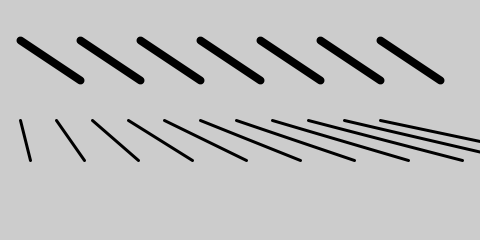
Frame 1 (no input)
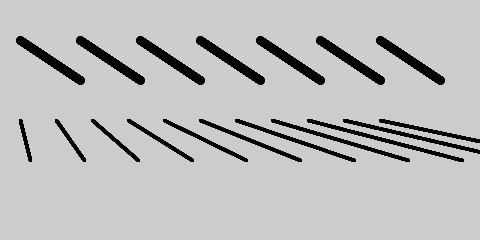
Frame 60 (the mouse pressed at the canvas centre just before this capture)
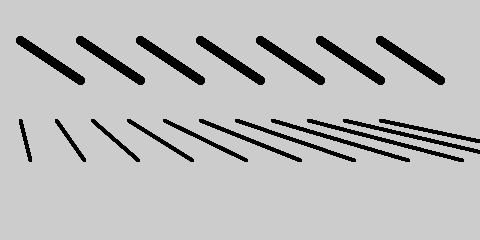
Frame 120 (the mouse held since frame 60 and released just before this capture)

The Processing sketch that drew these frames (run headless with seeded random() and noise(); from frame 60 on, the mouse is pressed at the canvas centre):

// Processing sketch: Example_4_6___Using_a_for_loop
// ── Example_4_6___Using_a_for_loop.pde
void setup() {
  size(480, 240); 
}

void draw(){

  strokeWeight(8);
  for (int i = 20; i < 400; i += 60) {
    line(i, 40, i+60, 80);    
  }
  
  for (int k = 20; k < 400; k += 36) {
    strokeWeight(3);
    line(k, 120, k + k/2, 160); 
  }
  
}
